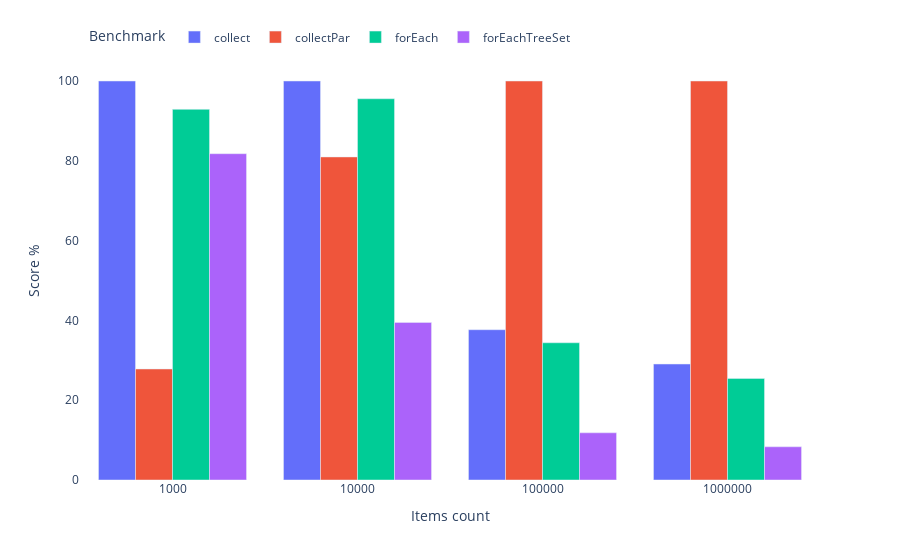

The notebook cell saved with this chart:
### Code cell
write_chart(chart,profile,benchmark)

### Figure 1 — Plotly figure (JSON) as saved in the notebook; plotly's stock layout.template omitted (floating-point values rounded to 4 significant figures)
{"data": [{"alignmentgroup": "True", "hovertemplate": "Benchmark=collect<br>Items count=%{x}<br>Score %=%{y}<extra></extra>", "legendgroup": "collect", "marker": {"color": "#636efa", "pattern": {"shape": ""}}, "name": "collect", "offsetgroup": "collect", "orientation": "v", "showlegend": true, "textposition": "auto", "type": "bar", "x": ["1000", "10000", "100000", "1000000"], "xaxis": "x", "y": [100, 100, 37.67, 29.06], "yaxis": "y"}, {"alignmentgroup": "True", "hovertemplate": "Benchmark=collectPar<br>Items count=%{x}<br>Score %=%{y}<extra></extra>", "legendgroup": "collectPar", "marker": {"color": "#EF553B", "pattern": {"shape": ""}}, "name": "collectPar", "offsetgroup": "collectPar", "orientation": "v", "showlegend": true, "textposition": "auto", "type": "bar", "x": ["1000", "10000", "100000", "1000000"], "xaxis": "x", "y": [27.82, 80.97, 100, 100], "yaxis": "y"}, {"alignmentgroup": "True", "hovertemplate": "Benchmark=forEach<br>Items count=%{x}<br>Score %=%{y}<extra></extra>", "legendgroup": "forEach", "marker": {"color": "#00cc96", "pattern": {"shape": ""}}, "name": "forEach", "offsetgroup": "forEach", "orientation": "v", "showlegend": true, "textposition": "auto", "type": "bar", "x": ["1000", "10000", "100000", "1000000"], "xaxis": "x", "y": [92.89, 95.55, 34.39, 25.44], "yaxis": "y"}, {"alignmentgroup": "True", "hovertemplate": "Benchmark=forEachTreeSet<br>Items count=%{x}<br>Score %=%{y}<extra></extra>", "legendgroup": "forEachTreeSet", "marker": {"color": "#ab63fa", "pattern": {"shape": ""}}, "name": "forEachTreeSet", "offsetgroup": "forEachTreeSet", "orientation": "v", "showlegend": true, "textposition": "auto", "type": "bar", "x": ["1000", "10000", "100000", "1000000"], "xaxis": "x", "y": [81.78, 39.48, 11.83, 8.324], "yaxis": "y"}], "layout": {"autosize": true, "barmode": "group", "legend": {"orientation": "h", "title": {"text": "Benchmark"}, "tracegroupgap": 0, "x": 0.01, "xanchor": "left", "y": 1.02, "yanchor": "bottom"}, "margin": {"t": 60}, "plot_bgcolor": "rgba(0, 0, 0, 0)", "xaxis": {"anchor": "y", "autorange": true, "domain": [0, 1], "range": [-0.5, 3.5], "title": {"text": "Items count"}, "type": "category"}, "yaxis": {"anchor": "x", "autorange": true, "domain": [0, 1], "range": [0, 105.3], "title": {"text": "Score %"}, "type": "linear"}}}
